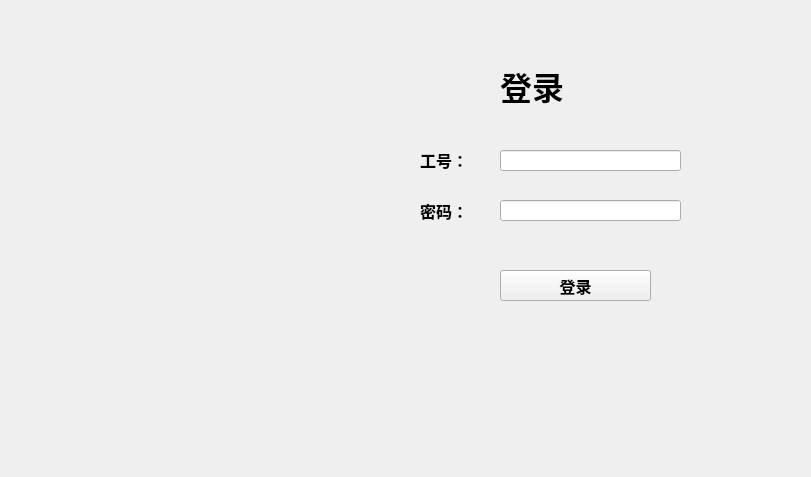
<?xml version="1.0" encoding="UTF-8"?>
<ui version="4.0">
 <class>sign_in</class>
 <widget class="QWidget" name="sign_in">
  <property name="geometry">
   <rect>
    <x>0</x>
    <y>0</y>
    <width>811</width>
    <height>477</height>
   </rect>
  </property>
  <property name="windowTitle">
   <string>Form</string>
  </property>
  <widget class="QWidget" name="sign_in_widget" native="true">
   <property name="geometry">
    <rect>
     <x>10</x>
     <y>10</y>
     <width>781</width>
     <height>441</height>
    </rect>
   </property>
   <widget class="QLabel" name="login_label">
    <property name="geometry">
     <rect>
      <x>490</x>
      <y>50</y>
      <width>71</width>
      <height>51</height>
     </rect>
    </property>
    <property name="font">
     <font>
      <family>Arial</family>
      <pointsize>24</pointsize>
      <weight>75</weight>
      <bold>true</bold>
     </font>
    </property>
    <property name="text">
     <string>登录</string>
    </property>
   </widget>
   <widget class="QLabel" name="label">
    <property name="geometry">
     <rect>
      <x>410</x>
      <y>190</y>
      <width>61</width>
      <height>21</height>
     </rect>
    </property>
    <property name="font">
     <font>
      <family>Agency FB</family>
      <pointsize>12</pointsize>
      <weight>75</weight>
      <bold>true</bold>
     </font>
    </property>
    <property name="text">
     <string>密码：</string>
    </property>
   </widget>
   <widget class="QLabel" name="name_label">
    <property name="geometry">
     <rect>
      <x>410</x>
      <y>140</y>
      <width>61</width>
      <height>20</height>
     </rect>
    </property>
    <property name="font">
     <font>
      <family>Agency FB</family>
      <pointsize>12</pointsize>
      <weight>75</weight>
      <bold>true</bold>
     </font>
    </property>
    <property name="text">
     <string>工号：</string>
    </property>
   </widget>
   <widget class="QLineEdit" name="password_lineEdit">
    <property name="geometry">
     <rect>
      <x>490</x>
      <y>190</y>
      <width>181</width>
      <height>21</height>
     </rect>
    </property>
    <property name="echoMode">
     <enum>QLineEdit::Password</enum>
    </property>
   </widget>
   <widget class="QLineEdit" name="workid_lineEdit">
    <property name="geometry">
     <rect>
      <x>490</x>
      <y>140</y>
      <width>181</width>
      <height>21</height>
     </rect>
    </property>
   </widget>
   <widget class="QPushButton" name="login_pushButton">
    <property name="geometry">
     <rect>
      <x>490</x>
      <y>260</y>
      <width>151</width>
      <height>31</height>
     </rect>
    </property>
    <property name="font">
     <font>
      <family>Agency FB</family>
      <pointsize>12</pointsize>
      <weight>75</weight>
      <bold>true</bold>
     </font>
    </property>
    <property name="text">
     <string>登录</string>
    </property>
   </widget>
  </widget>
 </widget>
 <resources/>
 <connections/>
</ui>
